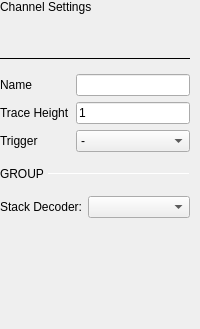
                   <widget class="QWidget" name="scrollAreaWidgetContents_2">
                    <property name="geometry">
                     <rect>
                      <x>0</x>
                      <y>0</y>
                      <width>200</width>
                      <height>329</height>
                     </rect>
                    </property>
                    <property name="sizePolicy">
                     <sizepolicy hsizetype="Preferred" vsizetype="Preferred">
                      <horstretch>0</horstretch>
                      <verstretch>0</verstretch>
                     </sizepolicy>
                    </property>
                    <property name="minimumSize">
                     <size>
                      <width>200</width>
                      <height>0</height>
                     </size>
                    </property>
                    <property name="maximumSize">
                     <size>
                      <width>400</width>
                      <height>16777215</height>
                     </size>
                    </property>
                    <layout class="QVBoxLayout" name="verticalLayout_9">
                     <property name="spacing">
                      <number>15</number>
                     </property>
                     <property name="leftMargin">
                      <number>0</number>
                     </property>
                     <property name="topMargin">
                      <number>0</number>
                     </property>
                     <property name="rightMargin">
                      <number>10</number>
                     </property>
                     <property name="bottomMargin">
                      <number>0</number>
                     </property>
                     <item>
                      <widget class="QLabel" name="label_5">
                       <property name="sizePolicy">
                        <sizepolicy hsizetype="Preferred" vsizetype="Fixed">
                         <horstretch>0</horstretch>
                         <verstretch>0</verstretch>
                        </sizepolicy>
                       </property>
                       <property name="text">
                        <string>Channel Settings</string>
                       </property>
                       <property name="general_settings_label" stdset="0">
                        <bool>true</bool>
                       </property>
                      </widget>
                     </item>
                     <item>
                      <widget class="QLabel" name="hardwareName">
                       <property name="text">
                        <string/>
                       </property>
                      </widget>
                     </item>
                     <item>
                      <widget class="Line" name="line_2">
                       <property name="maximumSize">
                        <size>
                         <width>16777215</width>
                         <height>1</height>
                        </size>
                       </property>
                       <property name="frameShadow">
                        <enum>QFrame::Plain</enum>
                       </property>
                       <property name="lineWidth">
                        <number>2</number>
                       </property>
                       <property name="orientation">
                        <enum>Qt::Horizontal</enum>
                       </property>
                       <property name="blue_line" stdset="0">
                        <bool>true</bool>
                       </property>
                      </widget>
                     </item>
                     <item>
                      <widget class="QWidget" name="channelSettingsWidget" native="true">
                       <property name="sizePolicy">
                        <sizepolicy hsizetype="Expanding" vsizetype="Preferred">
                         <horstretch>0</horstretch>
                         <verstretch>0</verstretch>
                        </sizepolicy>
                       </property>
                       <layout class="QGridLayout" name="gridLayout_2">
                        <property name="leftMargin">
                         <number>0</number>
                        </property>
                        <property name="topMargin">
                         <number>0</number>
                        </property>
                        <property name="rightMargin">
                         <number>0</number>
                        </property>
                        <property name="bottomMargin">
                         <number>0</number>
                        </property>
                        <item row="2" column="1">
                         <widget class="QComboBox" name="triggerComboBox">
                          <item>
                           <property name="text">
                            <string>-</string>
                           </property>
                          </item>
                          <item>
                           <property name="text">
                            <string>Rising Edge</string>
                           </property>
                          </item>
                          <item>
                           <property name="text">
                            <string>Falling Edge</string>
                           </property>
                          </item>
                          <item>
                           <property name="text">
                            <string>Low</string>
                           </property>
                          </item>
                          <item>
                           <property name="text">
                            <string>High</string>
                           </property>
                          </item>
                          <item>
                           <property name="text">
                            <string>Any Edge</string>
                           </property>
                          </item>
                         </widget>
                        </item>
                        <item row="2" column="0">
                         <widget class="QLabel" name="labelTrigger">
                          <property name="text">
                           <string>Trigger</string>
                          </property>
                         </widget>
                        </item>
                        <item row="0" column="0">
                         <widget class="QLabel" name="labelName">
                          <property name="sizePolicy">
                           <sizepolicy hsizetype="Fixed" vsizetype="Preferred">
                            <horstretch>0</horstretch>
                            <verstretch>0</verstretch>
                           </sizepolicy>
                          </property>
                          <property name="text">
                           <string>Name</string>
                          </property>
                         </widget>
                        </item>
                        <item row="1" column="1">
                         <widget class="QLineEdit" name="traceHeightLineEdit">
                          <property name="styleSheet">
                           <string notr="true">
QLineEdit[invalid=true] {
border-color: red
}
QLineEdit[invalid=false] {
border-color: grey;
}</string>
                          </property>
                          <property name="text">
                           <string>1</string>
                          </property>
                          <property name="maxLength">
                           <number>3</number>
                          </property>
                          <property name="cursorPosition">
                           <number>1</number>
                          </property>
                         </widget>
                        </item>
                        <item row="0" column="1">
                         <widget class="QLineEdit" name="nameLineEdit"/>
                        </item>
                        <item row="1" column="0">
                         <widget class="QLabel" name="labelTraceHeight">
                          <property name="text">
                           <string>Trace Height</string>
                          </property>
                         </widget>
                        </item>
                       </layout>
                      </widget>
                     </item>
                     <item>
                      <widget class="QWidget" name="groupWidget" native="true">
                       <property name="sizePolicy">
                        <sizepolicy hsizetype="Preferred" vsizetype="Fixed">
                         <horstretch>0</horstretch>
                         <verstretch>0</verstretch>
                        </sizepolicy>
                       </property>
                       <layout class="QVBoxLayout" name="groupWidgetLayout">
                        <property name="spacing">
                         <number>15</number>
                        </property>
                        <property name="leftMargin">
                         <number>0</number>
                        </property>
                        <property name="topMargin">
                         <number>0</number>
                        </property>
                        <property name="rightMargin">
                         <number>0</number>
                        </property>
                        <property name="bottomMargin">
                         <number>0</number>
                        </property>
                        <item>
                         <layout class="QHBoxLayout" name="horizontalLayout_8">
                          <property name="spacing">
                           <number>0</number>
                          </property>
                          <property name="topMargin">
                           <number>0</number>
                          </property>
                          <item>
                           <widget class="QLabel" name="label_8">
                            <property name="sizePolicy">
                             <sizepolicy hsizetype="Fixed" vsizetype="Preferred">
                              <horstretch>0</horstretch>
                              <verstretch>0</verstretch>
                             </sizepolicy>
                            </property>
                            <property name="text">
                             <string>GROUP </string>
                            </property>
                            <property name="subsection_label" stdset="0">
                             <bool>true</bool>
                            </property>
                           </widget>
                          </item>
                          <item>
                           <widget class="Line" name="line_5">
                            <property name="maximumSize">
                             <size>
                              <width>16777215</width>
                              <height>1</height>
                             </size>
                            </property>
                            <property name="orientation">
                             <enum>Qt::Horizontal</enum>
                            </property>
                            <property name="subsection_line" stdset="0">
                             <bool>true</bool>
                            </property>
                           </widget>
                          </item>
                         </layout>
                        </item>
                       </layout>
                      </widget>
                     </item>
                     <item>
                      <layout class="QVBoxLayout" name="decoderSettingsLayout">
                       <property name="spacing">
                        <number>0</number>
                       </property>
                      </layout>
                     </item>
                     <item>
                      <widget class="QWidget" name="stackDecoderWidget" native="true">
                       <layout class="QHBoxLayout" name="horizontalLayout_9">
                        <property name="leftMargin">
                         <number>0</number>
                        </property>
                        <property name="topMargin">
                         <number>0</number>
                        </property>
                        <property name="rightMargin">
                         <number>0</number>
                        </property>
                        <property name="bottomMargin">
                         <number>0</number>
                        </property>
                        <item>
                         <spacer name="horizontalSpacer_6">
                          <property name="orientation">
                           <enum>Qt::Horizontal</enum>
                          </property>
                          <property name="sizeHint" stdset="0">
                           <size>
                            <width>40</width>
                            <height>20</height>
                           </size>
                          </property>
                         </spacer>
                        </item>
                        <item>
                         <widget class="QLabel" name="stackDecoderLabel">
                          <property name="sizePolicy">
                           <sizepolicy hsizetype="Fixed" vsizetype="Preferred">
                            <horstretch>0</horstretch>
                            <verstretch>0</verstretch>
                           </sizepolicy>
                          </property>
                          <property name="text">
                           <string>Stack Decoder:</string>
                          </property>
                         </widget>
                        </item>
                        <item>
                         <widget class="QComboBox" name="stackDecoderComboBox">
                          <property name="minimumContentsLength">
                           <number>15</number>
                          </property>
                         </widget>
                        </item>
                       </layout>
                      </widget>
                     </item>
                     <item>
                      <layout class="QHBoxLayout" name="horizontalLayout_7">
                       <property name="spacing">
                        <number>0</number>
                       </property>
                       <property name="topMargin">
                        <number>20</number>
                       </property>
                       <item>
                        <spacer name="horizontalSpacer_10">
                         <property name="orientation">
                          <enum>Qt::Horizontal</enum>
                         </property>
                         <property name="sizeType">
                          <enum>QSizePolicy::Fixed</enum>
                         </property>
                         <property name="sizeHint" stdset="0">
                          <size>
                           <width>250</width>
                           <height>20</height>
                          </size>
                         </property>
                        </spacer>
                       </item>
                      </layout>
                     </item>
                     <item>
                      <spacer name="verticalSpacer_2">
                       <property name="orientation">
                        <enum>Qt::Vertical</enum>
                       </property>
                       <property name="sizeType">
                        <enum>QSizePolicy::Expanding</enum>
                       </property>
                       <property name="sizeHint" stdset="0">
                        <size>
                         <width>20</width>
                         <height>40</height>
                        </size>
                       </property>
                      </spacer>
                     </item>
                    </layout>
                   </widget>
